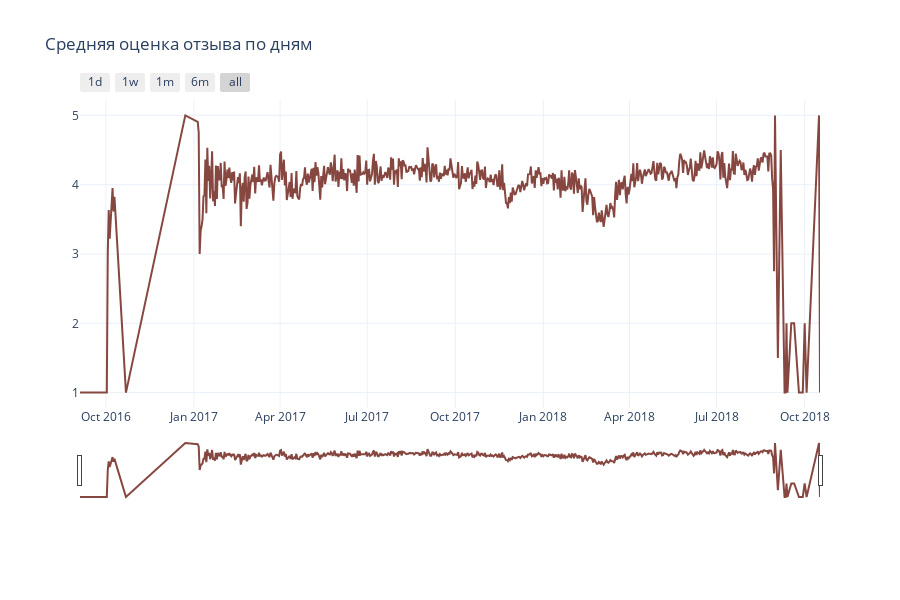

Here is the notebook cell this chart was saved with:
### Code cell
fig = go.Figure()
fig.add_trace(go.Scatter(
    x=grouped2['order_purchase_date'],
    y=grouped2['review_score'],
    name='Оценка',
    line=dict(color='#874741')
))
fig.update_layout(
    title='Средняя оценка отзыва по дням',
    dragmode="pan",
    hovermode="x",
    legend=dict(traceorder="reversed"),
    height=600,
    template="plotly_white",
    margin=dict(
        t=100,
        b=100),
    xaxis=dict(
        rangeselector=dict(
            buttons=list([
                dict(count=1, label='1d', step='day', stepmode='backward'),
                dict(count=7, label='1w', step='day', stepmode='backward'),
                dict(count=1, label='1m', step='month', stepmode='backward'),
                dict(count=6, label='6m', step='month', stepmode='backward'),
                dict(step='all')
            ])
        ),
        rangeslider=dict(visible=True),
        type='date'
    )
)

fig.show()

### Figure 1 — Plotly figure (JSON) as saved in the notebook; plotly's stock layout.template omitted (floating-point values rounded to 4 significant figures; data arrays with more than 128 entries replaced by an {"elided": "..."} marker saying what was removed)
{"data": [{"line": {"color": "#874741"}, "name": "Оценка", "type": "scatter", "x": {"elided": "634 str values"}, "y": {"elided": "634 float values"}}], "layout": {"dragmode": "pan", "height": 600, "hovermode": "x", "legend": {"traceorder": "reversed"}, "margin": {"b": 100, "t": 100}, "title": {"text": "Средняя оценка отзыва по дням"}, "xaxis": {"rangeselector": {"buttons": [{"count": 1, "label": "1d", "step": "day", "stepmode": "backward"}, {"count": 7, "label": "1w", "step": "day", "stepmode": "backward"}, {"count": 1, "label": "1m", "step": "month", "stepmode": "backward"}, {"count": 6, "label": "6m", "step": "month", "stepmode": "backward"}, {"step": "all"}]}, "rangeslider": {"visible": true}, "type": "date"}}}
